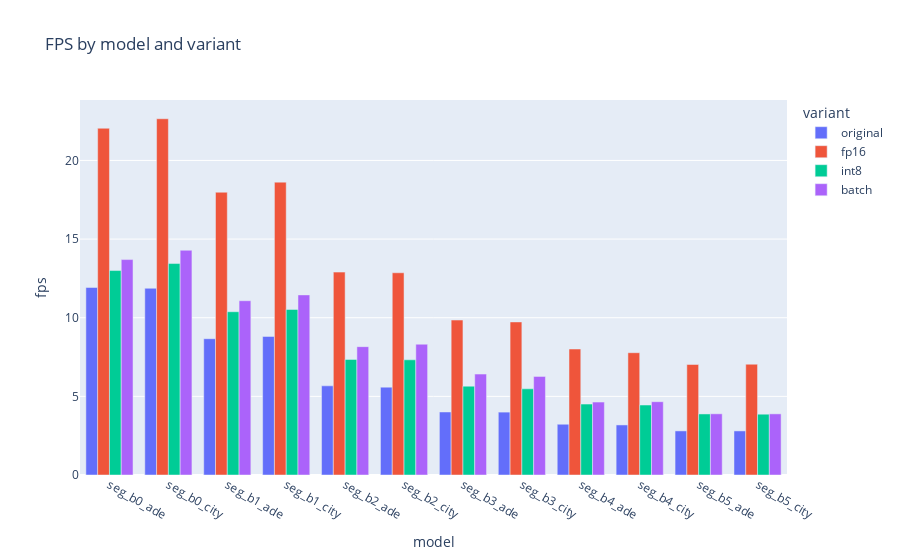
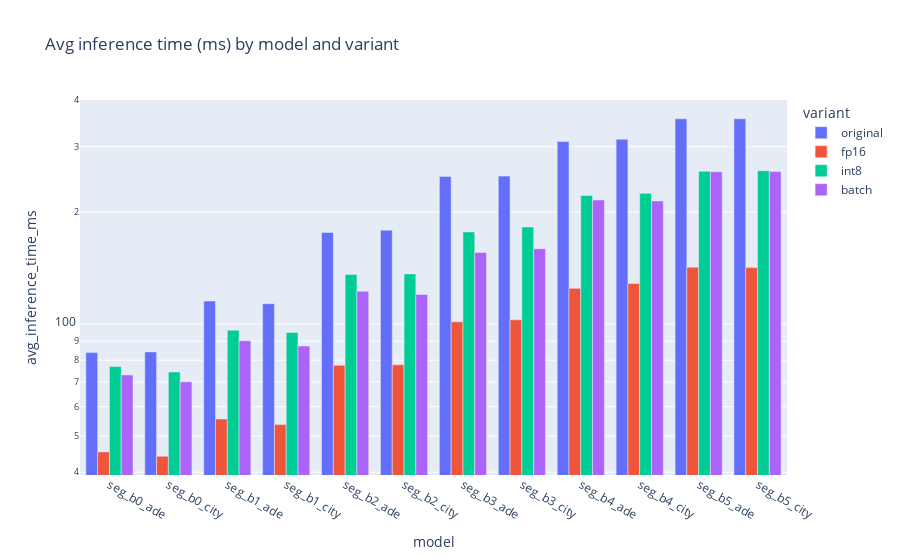
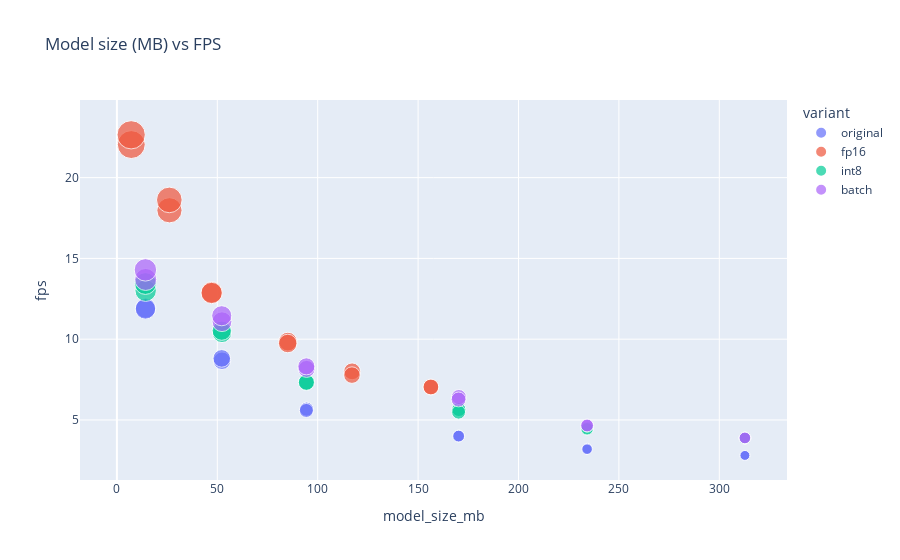

Source (notebook cell) for these figures, in order:
### Markdown cell above
# Visualize optimized models comparison results

This notebook scans the `optimized_models` directory for `comparison_*.json` files, aggregates the reported metrics (fps, avg_inference_time_ms, model_size_mb, etc.), and renders interactive Plotly charts to compare variants (original, fp16, int8, batch) across models. Run the code cell below to produce the charts.

### Code cell
# Scan optimized_models for comparison_*.json but only use the latest session per model — only direct folders named "seg_*" — aggregate and plot with Plotly
import json
from pathlib import Path
import pandas as pd
import plotly.express as px

# root should be the optimized_models folder (not the repo root)
root = Path("./")

rows = []
# iterate immediate child model folders whose name starts with 'seg_'
model_folders = sorted([p for p in root.iterdir() if p.is_dir() and p.name.startswith('seg_')])
for model_dir in model_folders:
    # find session subfolders inside the model_dir (e.g., 20250910_204734_000015)
    session_dirs = [d for d in model_dir.iterdir() if d.is_dir()]
    if not session_dirs:
        # sometimes files may be directly inside; check for comparison files directly
        candidates = list(model_dir.rglob('comparison_*.json'))
        if not candidates:
            continue
        latest_session_root = model_dir
    else:
        # choose the latest session by folder name (YYYYMMDD... lexicographical order works)
        # choose session by index: 1 = latest, 2 = second latest, etc. (lexicographical order)
        session_dirs_sorted = sorted(session_dirs, key=lambda d: d.name)
        session_index = 1  # 1 = latest, 2 = second latest, etc.
        if len(session_dirs_sorted) < session_index:
            continue  # skip if not enough sessions
        latest_session = session_dirs_sorted[-session_index]
        latest_session_root = latest_session

    # search within the latest session root for comparison_*.json files
    found = list(latest_session_root.rglob('comparison_*.json'))
    if not found:
        # if nothing found, try one level deeper (some layouts have an extra model-named folder)
        deeper = []
        for child in latest_session_root.iterdir():
            if child.is_dir():
                deeper.extend(child.rglob('comparison_*.json'))
        found = deeper

    if not found:
        # nothing to process for this model
        print(f"No comparison_*.json for model folder {model_dir.name} (checked latest session {latest_session_root})")
        continue

    # process all comparison files found in the chosen latest session
    for p in found:
        try:
            data = json.loads(p.read_text(encoding='utf-8'))
        except Exception as e:
            print(f"Skipping {p}: {e}")
            continue
        model_label = model_dir.name
        # flatten the metrics
        for variant, metrics in data.items():
            row = dict(model=model_label, variant=variant, filepath=str(p), session=str(latest_session_root))
            if not isinstance(metrics, dict):
                # safety: sometimes JSON may be a list/other
                print(f"⚠️ Skipping {p} - invalid metrics format for variant {variant}")
                continue
            for k, v in metrics.items():
                row[k] = v
            rows.append(row)

if not rows:
    print('No comparison_*.json files found under', root, 'for latest sessions of seg_* folders')
else:
    df = pd.DataFrame(rows)
    # tidy up model names
    df['model'] = df['model'].astype(str)
    df['batch_size'] = df['batch_size'].fillna(1).astype(int)
    display(df)

    # Plot: FPS by model and variant
    if 'fps' in df.columns:
        fig1 = px.bar(df, x='model', y='fps', color='variant', barmode='group', title='FPS by model and variant')
        fig1.show()

    # Plot: inference time ms by model and variant
    if 'avg_inference_time_ms' in df.columns:
        fig2 = px.bar(df, x='model', y='avg_inference_time_ms', color='variant', barmode='group', title='Avg inference time (ms) by model and variant')
        fig2.update_yaxes(type='log')
        fig2.show()

    # Scatter: model size vs fps
    if 'model_size_mb' in df.columns and 'fps' in df.columns:
        fig3 = px.scatter(df, x='model_size_mb', y='fps', color='variant', hover_data=['model', 'filepath', 'session'], size='fps', title='Model size (MB) vs FPS')
        fig3.show()

    print('Done.')

### Figure 1 — Plotly figure (JSON) as saved in the notebook; plotly's stock layout.template omitted (floating-point values rounded to 4 significant figures)
{"data": [{"alignmentgroup": "True", "hovertemplate": "variant=original<br>model=%{x}<br>fps=%{y}<extra></extra>", "legendgroup": "original", "marker": {"color": "#636efa", "pattern": {"shape": ""}}, "name": "original", "offsetgroup": "original", "orientation": "v", "showlegend": true, "textposition": "auto", "type": "bar", "x": ["seg_b0_ade", "seg_b0_city", "seg_b1_ade", "seg_b1_city", "seg_b2_ade", "seg_b2_city", "seg_b3_ade", "seg_b3_city", "seg_b4_ade", "seg_b4_city", "seg_b5_ade", "seg_b5_city"], "xaxis": "x", "y": [11.92, 11.87, 8.665, 8.81, 5.669, 5.587, 4.007, 3.999, 3.228, 3.183, 2.804, 2.803], "yaxis": "y"}, {"alignmentgroup": "True", "hovertemplate": "variant=fp16<br>model=%{x}<br>fps=%{y}<extra></extra>", "legendgroup": "fp16", "marker": {"color": "#EF553B", "pattern": {"shape": ""}}, "name": "fp16", "offsetgroup": "fp16", "orientation": "v", "showlegend": true, "textposition": "auto", "type": "bar", "x": ["seg_b0_ade", "seg_b0_city", "seg_b1_ade", "seg_b1_city", "seg_b2_ade", "seg_b2_city", "seg_b3_ade", "seg_b3_city", "seg_b4_ade", "seg_b4_city", "seg_b5_ade", "seg_b5_city"], "xaxis": "x", "y": [22.05, 22.65, 17.98, 18.62, 12.9, 12.86, 9.851, 9.733, 8.01, 7.776, 7.028, 7.044], "yaxis": "y"}, {"alignmentgroup": "True", "hovertemplate": "variant=int8<br>model=%{x}<br>fps=%{y}<extra></extra>", "legendgroup": "int8", "marker": {"color": "#00cc96", "pattern": {"shape": ""}}, "name": "int8", "offsetgroup": "int8", "orientation": "v", "showlegend": true, "textposition": "auto", "type": "bar", "x": ["seg_b0_ade", "seg_b0_city", "seg_b1_ade", "seg_b1_city", "seg_b2_ade", "seg_b2_city", "seg_b3_ade", "seg_b3_city", "seg_b4_ade", "seg_b4_city", "seg_b5_ade", "seg_b5_city"], "xaxis": "x", "y": [13.0, 13.44, 10.38, 10.53, 7.349, 7.325, 5.648, 5.48, 4.509, 4.449, 3.882, 3.866], "yaxis": "y"}, {"alignmentgroup": "True", "hovertemplate": "variant=batch<br>model=%{x}<br>fps=%{y}<extra></extra>", "legendgroup": "batch", "marker": {"color": "#ab63fa", "pattern": {"shape": ""}}, "name": "batch", "offsetgroup": "batch", "orientation": "v", "showlegend": true, "textposition": "auto", "type": "bar", "x": ["seg_b0_ade", "seg_b0_city", "seg_b1_ade", "seg_b1_city", "seg_b2_ade", "seg_b2_city", "seg_b3_ade", "seg_b3_city", "seg_b4_ade", "seg_b4_city", "seg_b5_ade", "seg_b5_city"], "xaxis": "x", "y": [13.7, 14.29, 11.08, 11.45, 8.161, 8.316, 6.418, 6.27, 4.636, 4.662, 3.891, 3.888], "yaxis": "y"}], "layout": {"barmode": "group", "legend": {"title": {"text": "variant"}, "tracegroupgap": 0}, "title": {"text": "FPS by model and variant"}, "xaxis": {"anchor": "y", "domain": [0, 1], "title": {"text": "model"}}, "yaxis": {"anchor": "x", "domain": [0, 1], "title": {"text": "fps"}}}}

### Figure 2 — Plotly figure (JSON) as saved in the notebook; plotly's stock layout.template omitted (floating-point values rounded to 4 significant figures)
{"data": [{"alignmentgroup": "True", "hovertemplate": "variant=original<br>model=%{x}<br>avg_inference_time_ms=%{y}<extra></extra>", "legendgroup": "original", "marker": {"color": "#636efa", "pattern": {"shape": ""}}, "name": "original", "offsetgroup": "original", "orientation": "v", "showlegend": true, "textposition": "auto", "type": "bar", "x": ["seg_b0_ade", "seg_b0_city", "seg_b1_ade", "seg_b1_city", "seg_b2_ade", "seg_b2_city", "seg_b3_ade", "seg_b3_city", "seg_b4_ade", "seg_b4_city", "seg_b5_ade", "seg_b5_city"], "xaxis": "x", "y": [83.87, 84.23, 115.4, 113.5, 176.4, 179.0, 249.6, 250.1, 309.8, 314.2, 356.6, 356.7], "yaxis": "y"}, {"alignmentgroup": "True", "hovertemplate": "variant=fp16<br>model=%{x}<br>avg_inference_time_ms=%{y}<extra></extra>", "legendgroup": "fp16", "marker": {"color": "#EF553B", "pattern": {"shape": ""}}, "name": "fp16", "offsetgroup": "fp16", "orientation": "v", "showlegend": true, "textposition": "auto", "type": "bar", "x": ["seg_b0_ade", "seg_b0_city", "seg_b1_ade", "seg_b1_city", "seg_b2_ade", "seg_b2_city", "seg_b3_ade", "seg_b3_city", "seg_b4_ade", "seg_b4_city", "seg_b5_ade", "seg_b5_city"], "xaxis": "x", "y": [45.36, 44.15, 55.62, 53.7, 77.52, 77.77, 101.5, 102.7, 124.8, 128.6, 142.3, 142.0], "yaxis": "y"}, {"alignmentgroup": "True", "hovertemplate": "variant=int8<br>model=%{x}<br>avg_inference_time_ms=%{y}<extra></extra>", "legendgroup": "int8", "marker": {"color": "#00cc96", "pattern": {"shape": ""}}, "name": "int8", "offsetgroup": "int8", "orientation": "v", "showlegend": true, "textposition": "auto", "type": "bar", "x": ["seg_b0_ade", "seg_b0_city", "seg_b1_ade", "seg_b1_city", "seg_b2_ade", "seg_b2_city", "seg_b3_ade", "seg_b3_city", "seg_b4_ade", "seg_b4_city", "seg_b5_ade", "seg_b5_city"], "xaxis": "x", "y": [76.92, 74.38, 96.32, 95.01, 136.1, 136.5, 177.0, 182.5, 221.8, 224.8, 257.6, 258.7], "yaxis": "y"}, {"alignmentgroup": "True", "hovertemplate": "variant=batch<br>model=%{x}<br>avg_inference_time_ms=%{y}<extra></extra>", "legendgroup": "batch", "marker": {"color": "#ab63fa", "pattern": {"shape": ""}}, "name": "batch", "offsetgroup": "batch", "orientation": "v", "showlegend": true, "textposition": "auto", "type": "bar", "x": ["seg_b0_ade", "seg_b0_city", "seg_b1_ade", "seg_b1_city", "seg_b2_ade", "seg_b2_city", "seg_b3_ade", "seg_b3_city", "seg_b4_ade", "seg_b4_city", "seg_b5_ade", "seg_b5_city"], "xaxis": "x", "y": [73.01, 69.98, 90.24, 87.33, 122.5, 120.2, 155.8, 159.5, 215.7, 214.5, 257.0, 257.2], "yaxis": "y"}], "layout": {"barmode": "group", "legend": {"title": {"text": "variant"}, "tracegroupgap": 0}, "title": {"text": "Avg inference time (ms) by model and variant"}, "xaxis": {"anchor": "y", "domain": [0, 1], "title": {"text": "model"}}, "yaxis": {"anchor": "x", "domain": [0, 1], "title": {"text": "avg_inference_time_ms"}, "type": "log"}}}

### Figure 3 — Plotly figure (JSON) as saved in the notebook; plotly's stock layout.template omitted (floating-point values rounded to 4 significant figures)
{"data": [{"customdata": [["seg_b0_ade", "seg_b0_ade\\20250910_211137_000015\\seg_b0_ade\\comparison_seg_b0_ade.json", "seg_b0_ade\\20250910_211137_000015"], ["seg_b0_city", "seg_b0_city\\20250910_211142_000016\\seg_b0_city\\comparison_seg_b0_city.json", "seg_b0_city\\20250910_211142_000016"], ["seg_b1_ade", "seg_b1_ade\\20250910_211148_000017\\seg_b1_ade\\comparison_seg_b1_ade.json", "seg_b1_ade\\20250910_211148_000017"], ["seg_b1_city", "seg_b1_city\\20250910_211154_000018\\seg_b1_city\\comparison_seg_b1_city.json", "seg_b1_city\\20250910_211154_000018"], ["seg_b2_ade", "seg_b2_ade\\20250910_211202_000019\\seg_b2_ade\\comparison_seg_b2_ade.json", "seg_b2_ade\\20250910_211202_000019"], ["seg_b2_city", "seg_b2_city\\20250910_211211_000020\\seg_b2_city\\comparison_seg_b2_city.json", "seg_b2_city\\20250910_211211_000020"], ["seg_b3_ade", "seg_b3_ade\\20250910_211222_000021\\seg_b3_ade\\comparison_seg_b3_ade.json", "seg_b3_ade\\20250910_211222_000021"], ["seg_b3_city", "seg_b3_city\\20250910_211237_000022\\seg_b3_city\\comparison_seg_b3_city.json", "seg_b3_city\\20250910_211237_000022"], ["seg_b4_ade", "seg_b4_ade\\20250910_211254_000023\\seg_b4_ade\\comparison_seg_b4_ade.json", "seg_b4_ade\\20250910_211254_000023"], ["seg_b4_city", "seg_b4_city\\20250910_211318_000024\\seg_b4_city\\comparison_seg_b4_city.json", "seg_b4_city\\20250910_211318_000024"], ["seg_b5_ade", "seg_b5_ade\\20250910_211346_000025\\seg_b5_ade\\comparison_seg_b5_ade.json", "seg_b5_ade\\20250910_211346_000025"], ["seg_b5_city", "seg_b5_city\\20250910_211419_000026\\seg_b5_city\\comparison_seg_b5_city.json", "seg_b5_city\\20250910_211419_000026"]], "hovertemplate": "variant=original<br>model_size_mb=%{x}<br>fps=%{marker.size}<br>model=%{customdata[0]}<br>filepath=%{customdata[1]}<br>session=%{customdata[2]}<extra></extra>", "legendgroup": "original", "marker": {"color": "#636efa", "size": [11.92, 11.87, 8.665, 8.81, 5.669, 5.587, 4.007, 3.999, 3.228, 3.183, 2.804, 2.803], "sizemode": "area", "sizeref": 0.05663, "symbol": "circle"}, "mode": "markers", "name": "original", "orientation": "v", "showlegend": true, "type": "scatter", "x": [14.33, 14.2, 52.34, 52.21, 94.47, 94.34, 170.3, 170.2, 234.3, 234.1, 312.8, 312.7], "xaxis": "x", "y": [11.92, 11.87, 8.665, 8.81, 5.669, 5.587, 4.007, 3.999, 3.228, 3.183, 2.804, 2.803], "yaxis": "y"}, {"customdata": [["seg_b0_ade", "seg_b0_ade\\20250910_211137_000015\\seg_b0_ade\\comparison_seg_b0_ade.json", "seg_b0_ade\\20250910_211137_000015"], ["seg_b0_city", "seg_b0_city\\20250910_211142_000016\\seg_b0_city\\comparison_seg_b0_city.json", "seg_b0_city\\20250910_211142_000016"], ["seg_b1_ade", "seg_b1_ade\\20250910_211148_000017\\seg_b1_ade\\comparison_seg_b1_ade.json", "seg_b1_ade\\20250910_211148_000017"], ["seg_b1_city", "seg_b1_city\\20250910_211154_000018\\seg_b1_city\\comparison_seg_b1_city.json", "seg_b1_city\\20250910_211154_000018"], ["seg_b2_ade", "seg_b2_ade\\20250910_211202_000019\\seg_b2_ade\\comparison_seg_b2_ade.json", "seg_b2_ade\\20250910_211202_000019"], ["seg_b2_city", "seg_b2_city\\20250910_211211_000020\\seg_b2_city\\comparison_seg_b2_city.json", "seg_b2_city\\20250910_211211_000020"], ["seg_b3_ade", "seg_b3_ade\\20250910_211222_000021\\seg_b3_ade\\comparison_seg_b3_ade.json", "seg_b3_ade\\20250910_211222_000021"], ["seg_b3_city", "seg_b3_city\\20250910_211237_000022\\seg_b3_city\\comparison_seg_b3_city.json", "seg_b3_city\\20250910_211237_000022"], ["seg_b4_ade", "seg_b4_ade\\20250910_211254_000023\\seg_b4_ade\\comparison_seg_b4_ade.json", "seg_b4_ade\\20250910_211254_000023"], ["seg_b4_city", "seg_b4_city\\20250910_211318_000024\\seg_b4_city\\comparison_seg_b4_city.json", "seg_b4_city\\20250910_211318_000024"], ["seg_b5_ade", "seg_b5_ade\\20250910_211346_000025\\seg_b5_ade\\comparison_seg_b5_ade.json", "seg_b5_ade\\20250910_211346_000025"], ["seg_b5_city", "seg_b5_city\\20250910_211419_000026\\seg_b5_city\\comparison_seg_b5_city.json", "seg_b5_city\\20250910_211419_000026"]], "hovertemplate": "variant=fp16<br>model_size_mb=%{x}<br>fps=%{marker.size}<br>model=%{customdata[0]}<br>filepath=%{customdata[1]}<br>session=%{customdata[2]}<extra></extra>", "legendgroup": "fp16", "marker": {"color": "#EF553B", "size": [22.05, 22.65, 17.98, 18.62, 12.9, 12.86, 9.851, 9.733, 8.01, 7.776, 7.028, 7.044], "sizemode": "area", "sizeref": 0.05663, "symbol": "circle"}, "mode": "markers", "name": "fp16", "orientation": "v", "showlegend": true, "type": "scatter", "x": [7.165, 7.1, 26.17, 26.1, 47.23, 47.17, 85.14, 85.08, 117.1, 117.1, 156.4, 156.4], "xaxis": "x", "y": [22.05, 22.65, 17.98, 18.62, 12.9, 12.86, 9.851, 9.733, 8.01, 7.776, 7.028, 7.044], "yaxis": "y"}, {"customdata": [["seg_b0_ade", "seg_b0_ade\\20250910_211137_000015\\seg_b0_ade\\comparison_seg_b0_ade.json", "seg_b0_ade\\20250910_211137_000015"], ["seg_b0_city", "seg_b0_city\\20250910_211142_000016\\seg_b0_city\\comparison_seg_b0_city.json", "seg_b0_city\\20250910_211142_000016"], ["seg_b1_ade", "seg_b1_ade\\20250910_211148_000017\\seg_b1_ade\\comparison_seg_b1_ade.json", "seg_b1_ade\\20250910_211148_000017"], ["seg_b1_city", "seg_b1_city\\20250910_211154_000018\\seg_b1_city\\comparison_seg_b1_city.json", "seg_b1_city\\20250910_211154_000018"], ["seg_b2_ade", "seg_b2_ade\\20250910_211202_000019\\seg_b2_ade\\comparison_seg_b2_ade.json", "seg_b2_ade\\20250910_211202_000019"], ["seg_b2_city", "seg_b2_city\\20250910_211211_000020\\seg_b2_city\\comparison_seg_b2_city.json", "seg_b2_city\\20250910_211211_000020"], ["seg_b3_ade", "seg_b3_ade\\20250910_211222_000021\\seg_b3_ade\\comparison_seg_b3_ade.json", "seg_b3_ade\\20250910_211222_000021"], ["seg_b3_city", "seg_b3_city\\20250910_211237_000022\\seg_b3_city\\comparison_seg_b3_city.json", "seg_b3_city\\20250910_211237_000022"], ["seg_b4_ade", "seg_b4_ade\\20250910_211254_000023\\seg_b4_ade\\comparison_seg_b4_ade.json", "seg_b4_ade\\20250910_211254_000023"], ["seg_b4_city", "seg_b4_city\\20250910_211318_000024\\seg_b4_city\\comparison_seg_b4_city.json", "seg_b4_city\\20250910_211318_000024"], ["seg_b5_ade", "seg_b5_ade\\20250910_211346_000025\\seg_b5_ade\\comparison_seg_b5_ade.json", "seg_b5_ade\\20250910_211346_000025"], ["seg_b5_city", "seg_b5_city\\20250910_211419_000026\\seg_b5_city\\comparison_seg_b5_city.json", "seg_b5_city\\20250910_211419_000026"]], "hovertemplate": "variant=int8<br>model_size_mb=%{x}<br>fps=%{marker.size}<br>model=%{customdata[0]}<br>filepath=%{customdata[1]}<br>session=%{customdata[2]}<extra></extra>", "legendgroup": "int8", "marker": {"color": "#00cc96", "size": [13.0, 13.44, 10.38, 10.53, 7.349, 7.325, 5.648, 5.48, 4.509, 4.449, 3.882, 3.866], "sizemode": "area", "sizeref": 0.05663, "symbol": "circle"}, "mode": "markers", "name": "int8", "orientation": "v", "showlegend": true, "type": "scatter", "x": [14.33, 14.2, 52.34, 52.21, 94.47, 94.34, 170.3, 170.2, 234.3, 234.1, 312.8, 312.7], "xaxis": "x", "y": [13.0, 13.44, 10.38, 10.53, 7.349, 7.325, 5.648, 5.48, 4.509, 4.449, 3.882, 3.866], "yaxis": "y"}, {"customdata": [["seg_b0_ade", "seg_b0_ade\\20250910_211137_000015\\seg_b0_ade\\comparison_seg_b0_ade.json", "seg_b0_ade\\20250910_211137_000015"], ["seg_b0_city", "seg_b0_city\\20250910_211142_000016\\seg_b0_city\\comparison_seg_b0_city.json", "seg_b0_city\\20250910_211142_000016"], ["seg_b1_ade", "seg_b1_ade\\20250910_211148_000017\\seg_b1_ade\\comparison_seg_b1_ade.json", "seg_b1_ade\\20250910_211148_000017"], ["seg_b1_city", "seg_b1_city\\20250910_211154_000018\\seg_b1_city\\comparison_seg_b1_city.json", "seg_b1_city\\20250910_211154_000018"], ["seg_b2_ade", "seg_b2_ade\\20250910_211202_000019\\seg_b2_ade\\comparison_seg_b2_ade.json", "seg_b2_ade\\20250910_211202_000019"], ["seg_b2_city", "seg_b2_city\\20250910_211211_000020\\seg_b2_city\\comparison_seg_b2_city.json", "seg_b2_city\\20250910_211211_000020"], ["seg_b3_ade", "seg_b3_ade\\20250910_211222_000021\\seg_b3_ade\\comparison_seg_b3_ade.json", "seg_b3_ade\\20250910_211222_000021"], ["seg_b3_city", "seg_b3_city\\20250910_211237_000022\\seg_b3_city\\comparison_seg_b3_city.json", "seg_b3_city\\20250910_211237_000022"], ["seg_b4_ade", "seg_b4_ade\\20250910_211254_000023\\seg_b4_ade\\comparison_seg_b4_ade.json", "seg_b4_ade\\20250910_211254_000023"], ["seg_b4_city", "seg_b4_city\\20250910_211318_000024\\seg_b4_city\\comparison_seg_b4_city.json", "seg_b4_city\\20250910_211318_000024"], ["seg_b5_ade", "seg_b5_ade\\20250910_211346_000025\\seg_b5_ade\\comparison_seg_b5_ade.json", "seg_b5_ade\\20250910_211346_000025"], ["seg_b5_city", "seg_b5_city\\20250910_211419_000026\\seg_b5_city\\comparison_seg_b5_city.json", "seg_b5_city\\20250910_211419_000026"]], "hovertemplate": "variant=batch<br>model_size_mb=%{x}<br>fps=%{marker.size}<br>model=%{customdata[0]}<br>filepath=%{customdata[1]}<br>session=%{customdata[2]}<extra></extra>", "legendgroup": "batch", "marker": {"color": "#ab63fa", "size": [13.7, 14.29, 11.08, 11.45, 8.161, 8.316, 6.418, 6.27, 4.636, 4.662, 3.891, 3.888], "sizemode": "area", "sizeref": 0.05663, "symbol": "circle"}, "mode": "markers", "name": "batch", "orientation": "v", "showlegend": true, "type": "scatter", "x": [14.33, 14.2, 52.34, 52.21, 94.47, 94.34, 170.3, 170.2, 234.3, 234.1, 312.8, 312.7], "xaxis": "x", "y": [13.7, 14.29, 11.08, 11.45, 8.161, 8.316, 6.418, 6.27, 4.636, 4.662, 3.891, 3.888], "yaxis": "y"}], "layout": {"legend": {"itemsizing": "constant", "title": {"text": "variant"}, "tracegroupgap": 0}, "title": {"text": "Model size (MB) vs FPS"}, "xaxis": {"anchor": "y", "domain": [0, 1], "title": {"text": "model_size_mb"}}, "yaxis": {"anchor": "x", "domain": [0, 1], "title": {"text": "fps"}}}}
